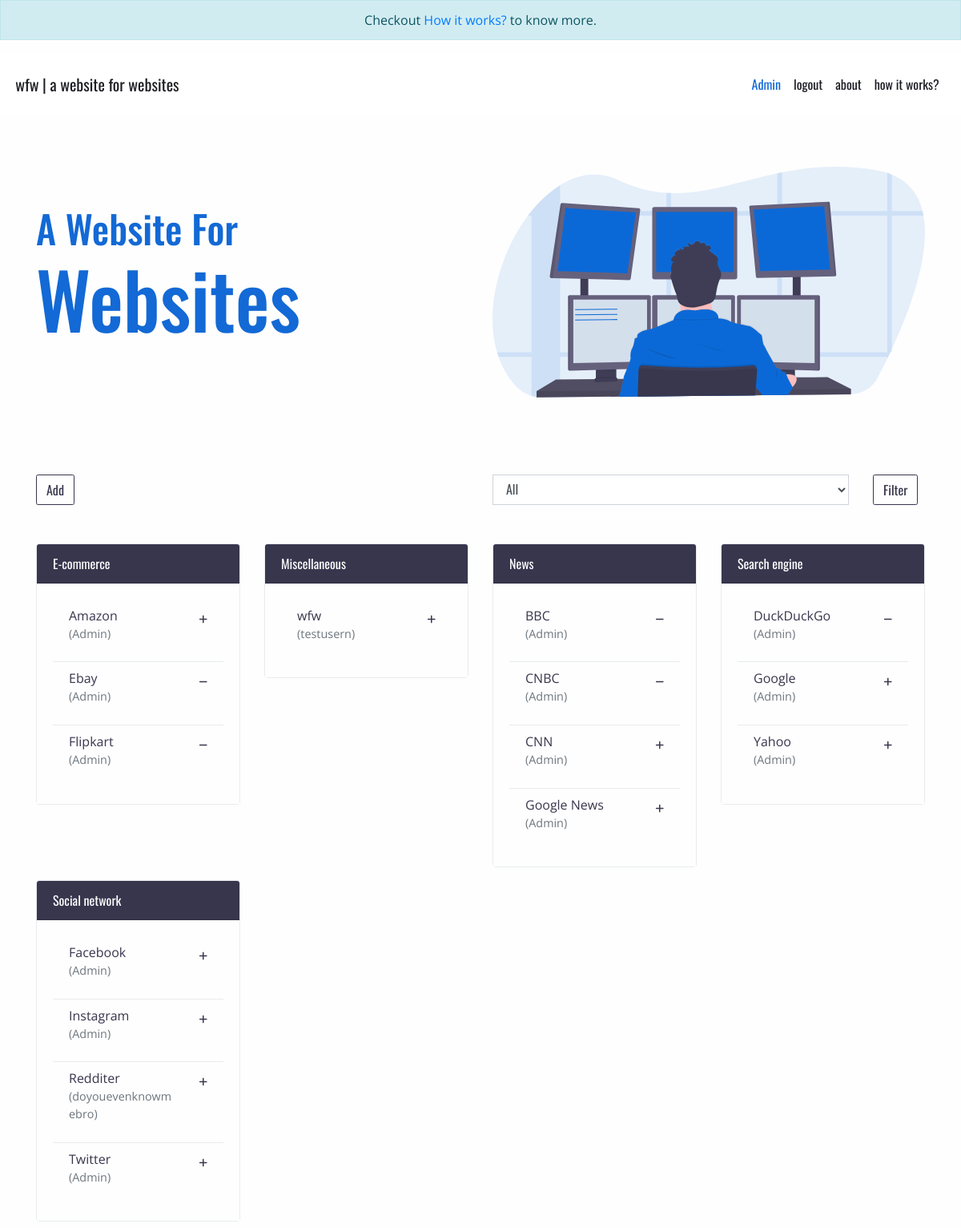
Before: / (signed in) with the older database file.
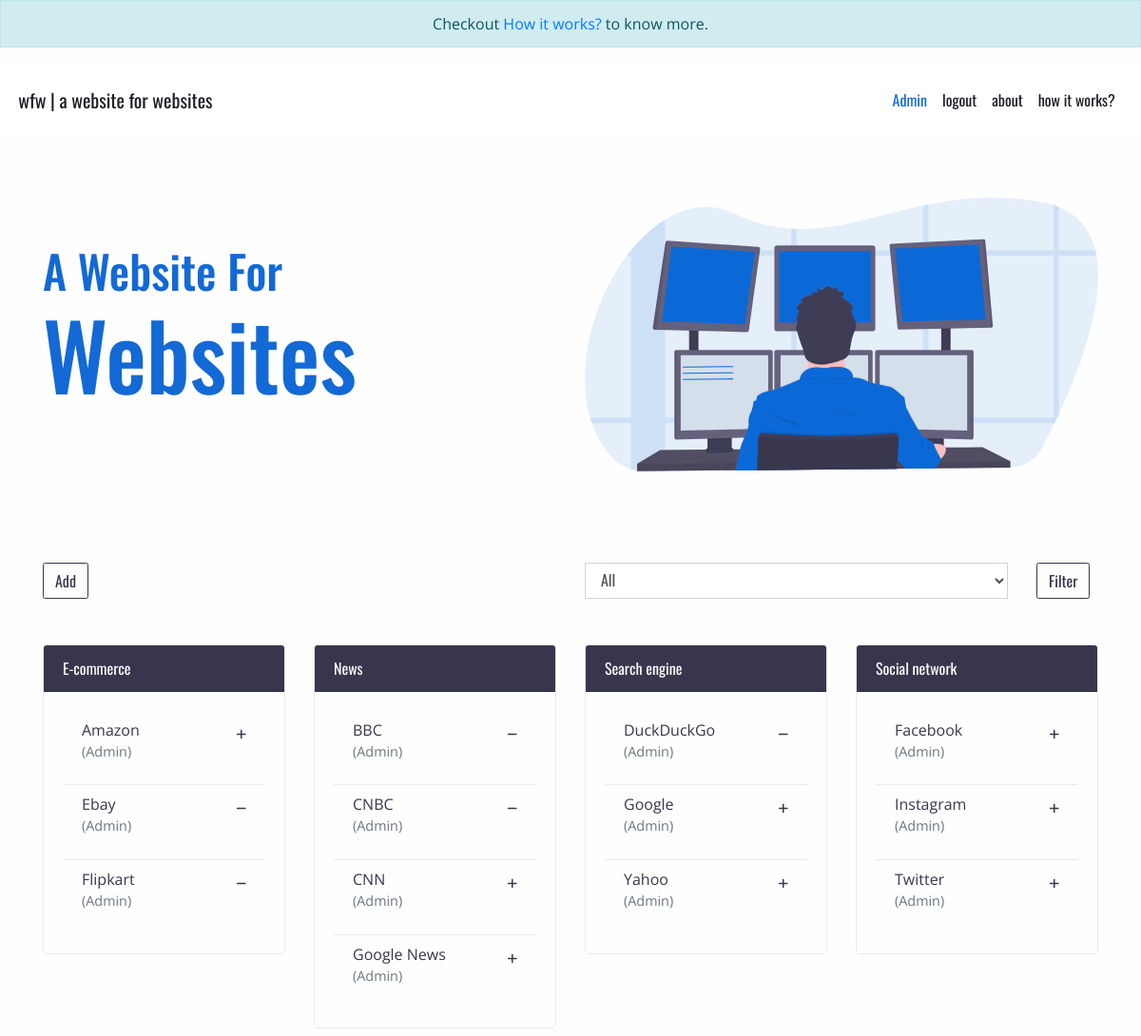
After: the same page with the newer database file.
### catalog/models.py (models this page shows, shortened)
class Tag(models.Model):
    tag = models.CharField(max_length=30)
    class Meta:
        ordering = ('tag',)
    def __str__(self):
        return self.tag

class Website(models.Model):
    def default_user():
        return User.objects.get(username='Anon').pk
    name = models.CharField(max_length=128, verbose_name='title', unique=True)
    url = models.URLField(help_text='Do not forget to add http:// or https://.')
    description = models.CharField(max_length=256, blank=True, default='')
    tag = models.ForeignKey(Tag, on_delete=models.CASCADE, related_name='tags')
    user = models.ForeignKey(User, on_delete=models.SET_DEFAULT, default=default_user)
    date_added = models.DateTimeField(default=timezone.now)
    approved = models.BooleanField(default='False')

### catalog/views.py (the view, shortened to what this page needs)
# urls.py: path('', views.Index.as_view(), name = 'index'),
class Index(TemplateView) :
    template_name = 'catalog/index.html'
    def get(self, request, *args, **kwargs) :
        websites = models.Website.objects.filter(approved = 'True')
        tag_form = forms.FilterByTagForm()
        if request.user.id :
            user_id = request.user.id
            favourites = models.Profile.objects.get(user_id = user_id).favourites.all()
            return render(request, self.template_name, {'tag_form': tag_form,
                                                        'websites': websites,
                                                        'favourites': favourites})
        else :
            return render(request, self.template_name, {'tag_form': tag_form,
                                                        'websites': websites})

### catalog/forms.py
class FilterByTagForm(forms.Form) :
    tag = forms.ModelChoiceField(
        queryset=models.Tag.objects.filter(tags__isnull = False).distinct(),
        empty_label = 'All',
        label = '',
        required = False)

### templates/catalog/index.html (shortened to what this page needs)
{% extends 'base.html' %}
{% load crispy_forms_tags %}
{% block top_block %}
<div class="alert alert-info text-center" role="alert"
    style="font-family: 'Open Sans', sans-serif; border-radius: 0;">
    Checkout <a href="{% url 'catalog:howitworks' %}" class="text-primary">How it works?</a> to know more.
</div>
{% endblock top_block%}
{% block body_block %}
    <div class="jumbotron jumbotron-fluid">
        <div class="container">
            <div class="row">
                <div class="col-md-6">
                    <div class="my-lg-5 my-md-0">
                        <h1 class="text-break" id="brandtext">
                            A Website for <span id="brandtextspan">Websites</span>
                        </h1>
                    </div>
                </div>
                <div class="col-md-6">
                    <img src="\static\imgs\main.svg" class="img-fluid" alt="">
                </div>
            </div>
        </div>
    </div>
    <div class="container mt-2 mb-4">
        <div class="row">
            <div class="col-lg-6">
                <a href="{% url 'catalog:addwebsite' %}">
                    <button type="button" class="btn btn-outline-primary my-3 my-lg-0"> Add </button>
                </a>
            </div>
            <div class="col-lg-6">
                <form method="post">
                    <div class="row">
                        <div class="col-xl-10 col-lg-9">
                            {{ tag_form|crispy }}
                        </div>
                        <div class="col-xl-2 col-lg-3">
                            <input class="btn btn-outline-primary ml-lg-4 ml-xl-0" type="submit" value="Filter">
                        </div>
                    </div>
                </form>
            </div>
        </div>
    </div>
    {% regroup websites|dictsort:"tag.tag" by tag as tag_list %}
    <div class="container">
        <div class="row">
            {% for tag in tag_list %}
            <div class="col-xl-3 col-lg-4 col-md-4 col-sm-6">
                <div class="card my-2">
                    <div class="card-header">
                        {{ tag.grouper }}
                    </div>
                    <div class="card-body">
                        <ul class="list-group list-group-flush">
                            {% for item in tag.list|dictsort:"name" %}
                            <li class="list-group-item py-2">
                                <a href="{{ item.url }}"> {{ item.name }} </a>
                                    {% if user.is_authenticated %}
                                    {% if not item in favourites %}
                                    <a href="{% url 'users:tweakfavourites' operation='add' pk=item.id %}">
                                        <i class="fas fa-plus fa-xs float-right my-3"></i>
                                    </a>
                                    {% else %}
                                    <a href="{% url 'users:tweakfavourites' operation='remove' pk=item.id %}">
                                        <i class="fas fa-minus fa-xs float-right my-3"></i>
                                    </a>
                                    {% endif %}
                                    {% endif %}
                                <br>
                                <p class="text-muted w-75" style="font-size: 0.9rem;"> ({{ item.user }}) </p>
                            </li>
                            {% endfor %}
                        </ul>
                    </div>
                </div>
            </div>
            {% endfor %}
        </div>
    </div>
{% endblock body_block %}

Changed rows visible on the page:
no longer on this page (row unchanged): Tag: grouper "Miscellaneous"
removed Website: name "wfw", user "testusern", shown under "Miscellaneous"
removed Website: name "Redditer", user "doyouevenknowmebro", shown under Tag "Social network"
